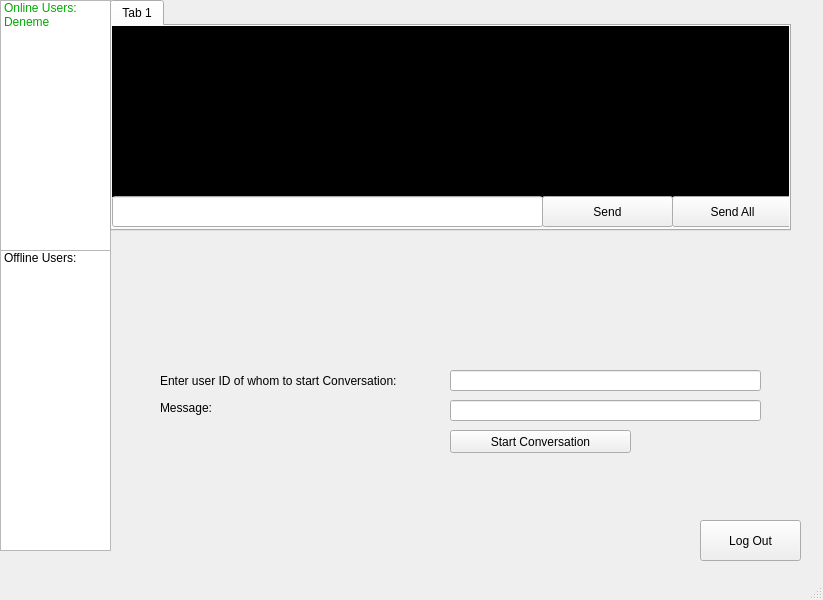
<?xml version="1.0" encoding="UTF-8"?>
<ui version="4.0">
 <class>MainWindow</class>
 <widget class="QMainWindow" name="MainWindow">
  <property name="geometry">
   <rect>
    <x>0</x>
    <y>0</y>
    <width>823</width>
    <height>600</height>
   </rect>
  </property>
  <property name="windowTitle">
   <string>MainWindow</string>
  </property>
  <widget class="QWidget" name="centralwidget">
   <widget class="QListWidget" name="listWidget">
    <property name="geometry">
     <rect>
      <x>0</x>
      <y>0</y>
      <width>111</width>
      <height>251</height>
     </rect>
    </property>
    <property name="styleSheet">
     <string notr="true">color: rgb(0, 170, 0);</string>
    </property>
    <item>
     <property name="text">
      <string>Online Users:</string>
     </property>
    </item>
    <item>
     <property name="text">
      <string>Deneme</string>
     </property>
    </item>
   </widget>
   <widget class="QPushButton" name="pushButton">
    <property name="geometry">
     <rect>
      <x>700</x>
      <y>520</y>
      <width>101</width>
      <height>41</height>
     </rect>
    </property>
    <property name="text">
     <string>Log Out</string>
    </property>
   </widget>
   <widget class="QListWidget" name="listWidget_2">
    <property name="geometry">
     <rect>
      <x>0</x>
      <y>250</y>
      <width>111</width>
      <height>301</height>
     </rect>
    </property>
    <item>
     <property name="text">
      <string>Offline Users:</string>
     </property>
    </item>
   </widget>
   <widget class="QTabWidget" name="tabWidget">
    <property name="geometry">
     <rect>
      <x>110</x>
      <y>0</y>
      <width>681</width>
      <height>231</height>
     </rect>
    </property>
    <property name="currentIndex">
     <number>0</number>
    </property>
    <widget class="QWidget" name="tab">
     <attribute name="title">
      <string>Tab 1</string>
     </attribute>
     <widget class="QPushButton" name="pushButton_3">
      <property name="geometry">
       <rect>
        <x>530</x>
        <y>500</y>
        <width>111</width>
        <height>23</height>
       </rect>
      </property>
      <property name="text">
       <string>Sent</string>
      </property>
     </widget>
     <widget class="QListWidget" name="listWidget_3">
      <property name="geometry">
       <rect>
        <x>0</x>
        <y>0</y>
        <width>681</width>
        <height>171</height>
       </rect>
      </property>
      <property name="styleSheet">
       <string notr="true">background-color: rgb(0, 0, 0);
color: rgb(0, 255, 0);</string>
      </property>
      <item>
       <property name="text">
        <string/>
       </property>
      </item>
     </widget>
     <widget class="QLineEdit" name="lineEdit_3">
      <property name="geometry">
       <rect>
        <x>0</x>
        <y>170</y>
        <width>431</width>
        <height>31</height>
       </rect>
      </property>
     </widget>
     <widget class="QPushButton" name="pushButton_4">
      <property name="geometry">
       <rect>
        <x>430</x>
        <y>170</y>
        <width>131</width>
        <height>31</height>
       </rect>
      </property>
      <property name="text">
       <string>Send</string>
      </property>
     </widget>
     <widget class="QPushButton" name="pushButton_5">
      <property name="geometry">
       <rect>
        <x>560</x>
        <y>170</y>
        <width>121</width>
        <height>31</height>
       </rect>
      </property>
      <property name="text">
       <string>Send All</string>
      </property>
     </widget>
    </widget>
   </widget>
   <widget class="QLineEdit" name="lineEdit">
    <property name="geometry">
     <rect>
      <x>450</x>
      <y>370</y>
      <width>311</width>
      <height>21</height>
     </rect>
    </property>
    <property name="text">
     <string/>
    </property>
   </widget>
   <widget class="QPushButton" name="pushButton_2">
    <property name="geometry">
     <rect>
      <x>450</x>
      <y>430</y>
      <width>181</width>
      <height>23</height>
     </rect>
    </property>
    <property name="text">
     <string>Start Conversation</string>
    </property>
   </widget>
   <widget class="QLineEdit" name="lineEdit_2">
    <property name="geometry">
     <rect>
      <x>450</x>
      <y>400</y>
      <width>311</width>
      <height>21</height>
     </rect>
    </property>
    <property name="text">
     <string/>
    </property>
   </widget>
   <widget class="QLabel" name="label">
    <property name="geometry">
     <rect>
      <x>160</x>
      <y>360</y>
      <width>281</width>
      <height>41</height>
     </rect>
    </property>
    <property name="text">
     <string>Enter user ID of whom to start Conversation: </string>
    </property>
   </widget>
   <widget class="QLabel" name="label_2">
    <property name="geometry">
     <rect>
      <x>160</x>
      <y>400</y>
      <width>261</width>
      <height>16</height>
     </rect>
    </property>
    <property name="text">
     <string>Message: </string>
    </property>
   </widget>
  </widget>
  <widget class="QMenuBar" name="menubar">
   <property name="geometry">
    <rect>
     <x>0</x>
     <y>0</y>
     <width>823</width>
     <height>20</height>
    </rect>
   </property>
  </widget>
  <widget class="QStatusBar" name="statusbar"/>
 </widget>
 <resources/>
 <connections>
  <connection>
   <sender>pushButton</sender>
   <signal>clicked()</signal>
   <receiver>MainWindow</receiver>
   <slot>close()</slot>
   <hints>
    <hint type="sourcelabel">
     <x>727</x>
     <y>560</y>
    </hint>
    <hint type="destinationlabel">
     <x>773</x>
     <y>599</y>
    </hint>
   </hints>
  </connection>
  <connection>
   <sender>pushButton_2</sender>
   <signal>clicked()</signal>
   <receiver>tabWidget</receiver>
   <slot>show()</slot>
   <hints>
    <hint type="sourcelabel">
     <x>485</x>
     <y>467</y>
    </hint>
    <hint type="destinationlabel">
     <x>222</x>
     <y>40</y>
    </hint>
   </hints>
  </connection>
 </connections>
</ui>
